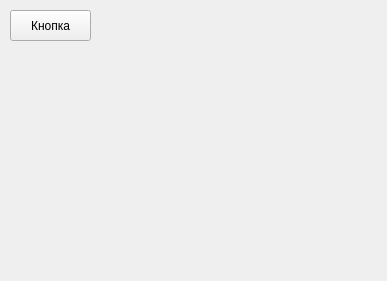
<?xml version="1.0" encoding="UTF-8"?>
<ui version="4.0">
 <class>Form</class>
 <widget class="QWidget" name="Form">
  <property name="geometry">
   <rect>
    <x>0</x>
    <y>0</y>
    <width>387</width>
    <height>281</height>
   </rect>
  </property>
  <property name="windowTitle">
   <string>Form</string>
  </property>
  <widget class="QPushButton" name="pushButton">
   <property name="geometry">
    <rect>
     <x>10</x>
     <y>10</y>
     <width>81</width>
     <height>31</height>
    </rect>
   </property>
   <property name="text">
    <string>Кнопка</string>
   </property>
  </widget>
 </widget>
 <resources/>
 <connections/>
</ui>
